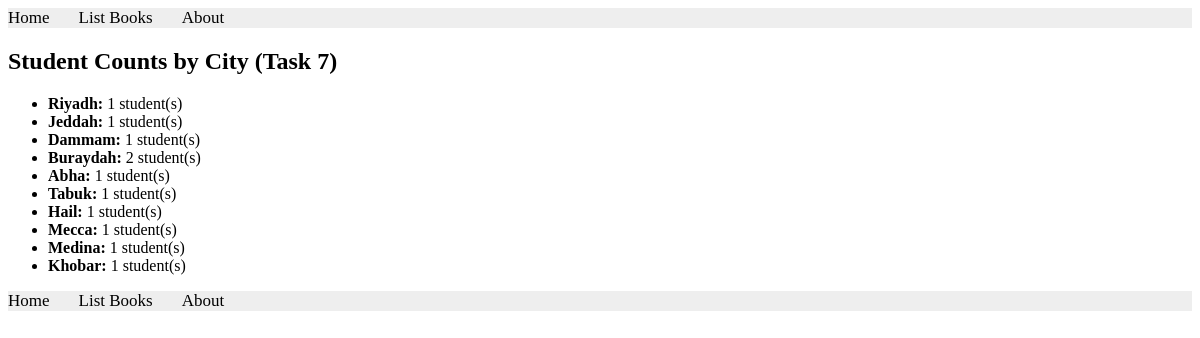
The app's page /books/lab8/task7/ with its own data.
### apps/bookmodule/models.py (models this page shows, shortened)
class Address(models.Model):
    city = models.CharField(max_length=100)

### apps/bookmodule/views.py (the view)
# urls.py: path('lab8/task7/', views.lab8_task7, name="lab8.task7"),
def lab8_task7(request):
    cities = Address.objects.annotate(student_count=Count('student'))
    return render(request, 'bookmodule/city_counts.html', {'cities': cities})

### apps/templates/bookmodule/city_counts.html (shortened to what this page needs)
{% extends "layouts/base.html" %}
{% load static %}
{% block content %}
  <h2>Student Counts by City (Task 7)</h2>
  <ul>
    {% for city in cities %}
      <li>
        <strong>{{ city.city }}:</strong> {{ city.student_count }} student(s)
      </li>
    {% endfor %}
  </ul>
{% endblock content %}

### records on screen
Address: city "Riyadh", student_count "1"
Address: city "Jeddah", student_count "1"
Address: city "Dammam", student_count "1"
Address: city "Buraydah", student_count "2"
Address: city "Abha", student_count "1"
Address: city "Tabuk", student_count "1"
Address: city "Hail", student_count "1"
Address: city "Mecca", student_count "1"
Address: city "Medina", student_count "1"
Address: city "Khobar", student_count "1"
